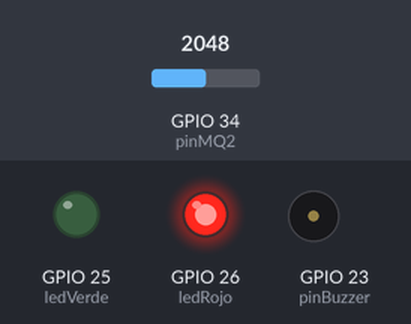
The sketch below on a simulated ESP32. Parts: output pins drawn as LEDs (lit = HIGH), buzzer (waves = sounding). The inputs (shaded band) are chosen by the test bench; at power-on: GPIO 34 (pinMQ2) = 2048. WiFi joins after 1.5 s; servers stay silent unless stated; uploads are accepted with an empty reply; what the sketch prints to the serial monitor is not drawn.

Above: at 2.7 s.
2.8 s: GPIO 34 (pinMQ2) set to 594
6.3 s: GPIO 34 (pinMQ2) set to 526
At 7.1 s:
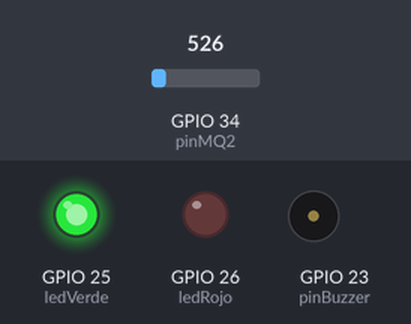
8.2 s: GPIO 34 (pinMQ2) set to 590
At 9.2 s:
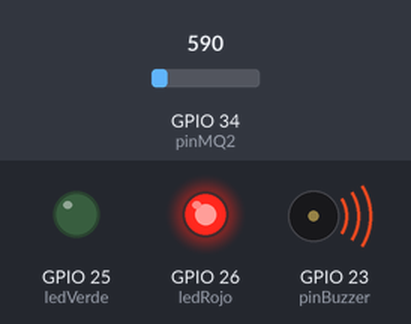
12.8 s: GPIO 34 (pinMQ2) set to 510
At 15.1 s:
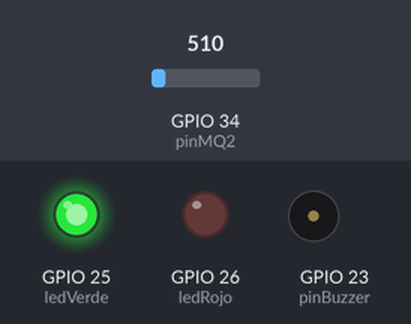
Timing chart, 0 to 16.5 s (numbered marks = the images above; inputs shaded):
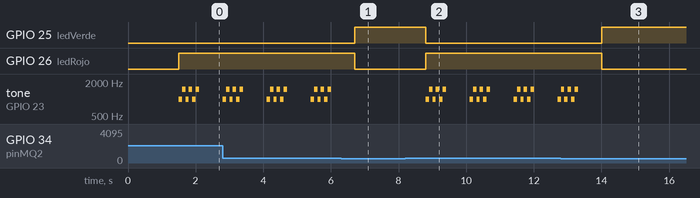

Measured:
- the behaviour switches between 551 and 550 on GPIO 34 (pinMQ2) (found by bisection; images 0 and 1)
- after the input at 6.3 s, GPIO 25 (ledVerde): LOW → HIGH after 0.40 s; GPIO 26 (ledRojo): HIGH → LOW after 0.40 s; tone on GPIO 23 (pinBuzzer): stops changing and stays silent
- after the input at 8.2 s, GPIO 25 (ledVerde): HIGH → LOW after 0.61 s; GPIO 26 (ledRojo): LOW → HIGH after 0.61 s; tone on GPIO 23 (pinBuzzer): silent → 1000 Hz after 0.61 s, then repeats every 1.3 s: 2 × (1500 Hz 0.10 s, 1000 Hz 0.10 s), 1500 Hz 0.10 s, silent 0.70 s, 1000 Hz 0.10 s
- after the input at 12.8 s, GPIO 25 (ledVerde): LOW → HIGH after 1.2 s; GPIO 26 (ledRojo): HIGH → LOW after 1.2 s; tone on GPIO 23 (pinBuzzer): goes on until 13.3 s, then stays silent
- by itself, tone on GPIO 23 (pinBuzzer): repeats every 1.3 s: 2 × (1500 Hz 0.10 s, 1000 Hz 0.10 s), 1500 Hz 0.10 s, silent 0.70 s, 1000 Hz 0.10 s

The sketch:

codigoivan.ino
```cpp
#include <WiFi.h>
#include <HTTPClient.h>

const char* ssid = "UpDgo-2.4G";
const char* pass = "";
const char* serverName = "http://172.16.101.78/gasdetector2/apis/post-data.php";

const int pinMQ2 = 34;
const int pinBuzzer = 23;
const int ledVerde = 25;
const int ledRojo = 26;

void setup() {
  Serial.begin(115200);
  pinMode(pinMQ2, INPUT);
  pinMode(pinBuzzer, OUTPUT);
  pinMode(ledVerde, OUTPUT);
  pinMode(ledRojo, OUTPUT);

  WiFi.begin(ssid, pass);
  while (WiFi.status() != WL_CONNECTED) {
    delay(500);
    Serial.print(".");
  }
  Serial.println("\nWiFi Conectado.");
}

// Sonido de alerta rápida para simular urgencia
void sonidoAlertaRápida() {
  for (int i = 0; i < 3; i++) {
    tone(pinBuzzer, 1000); // Tono agudo
    delay(100);
    tone(pinBuzzer, 1500); // Tono más agudo
    delay(100);
  }
  noTone(pinBuzzer);
}

void loop() {
  int lectura = analogRead(pinMQ2);

  if (lectura > 550) {
    digitalWrite(ledRojo, HIGH);
    digitalWrite(ledVerde, LOW);
    sonidoAlertaRápida();
  } else {
    digitalWrite(ledRojo, LOW);
    digitalWrite(ledVerde, HIGH);
    noTone(pinBuzzer);
  }

  if (WiFi.status() == WL_CONNECTED) {
    HTTPClient http;
    http.begin(serverName);
    http.addHeader("Content-Type", "application/x-www-form-urlencoded");
    String httpRequestData = "valor=" + String(lectura);
    int httpResponseCode = http.POST(httpRequestData);

Serial.print("Código HTTP: ");
Serial.println(httpResponseCode);

if (httpResponseCode > 0) {
  String response = http.getString();
  Serial.println(response);
} else {
  Serial.println("Error en la petición");
}
    http.end();
  }
  delay(500);
}
```
